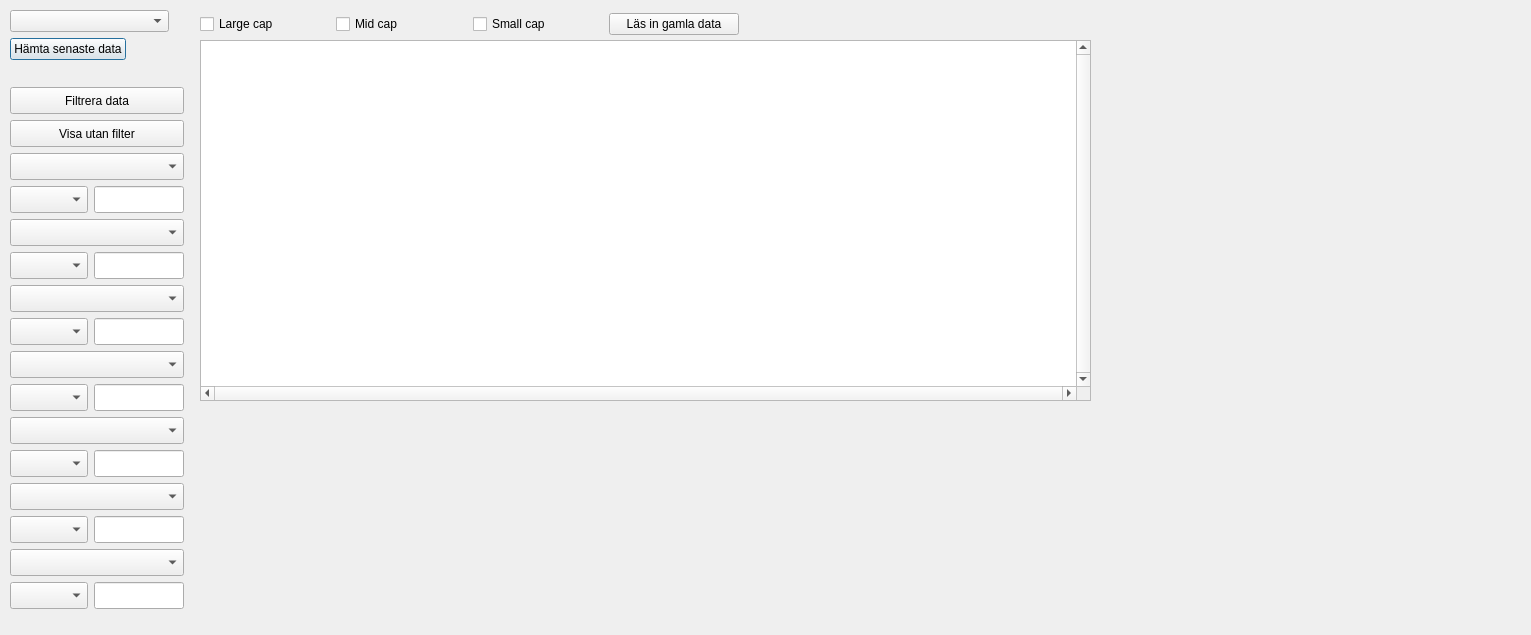
<?xml version="1.0" encoding="UTF-8"?>
<ui version="4.0">
 <class>CTableTab</class>
 <widget class="QDialog" name="CTableTab">
  <property name="geometry">
   <rect>
    <x>0</x>
    <y>0</y>
    <width>1531</width>
    <height>635</height>
   </rect>
  </property>
  <property name="sizePolicy">
   <sizepolicy hsizetype="Expanding" vsizetype="Expanding">
    <horstretch>0</horstretch>
    <verstretch>0</verstretch>
   </sizepolicy>
  </property>
  <property name="windowTitle">
   <string>Dialog</string>
  </property>
  <widget class="QTableView" name="tableView">
   <property name="geometry">
    <rect>
     <x>200</x>
     <y>40</y>
     <width>891</width>
     <height>361</height>
    </rect>
   </property>
   <property name="sizePolicy">
    <sizepolicy hsizetype="Expanding" vsizetype="Expanding">
     <horstretch>0</horstretch>
     <verstretch>0</verstretch>
    </sizepolicy>
   </property>
   <property name="styleSheet">
    <string notr="true">font: 8pt &quot;MS Shell Dlg 2&quot;;</string>
   </property>
   <property name="verticalScrollBarPolicy">
    <enum>Qt::ScrollBarAlwaysOn</enum>
   </property>
   <property name="horizontalScrollBarPolicy">
    <enum>Qt::ScrollBarAlwaysOn</enum>
   </property>
   <property name="alternatingRowColors">
    <bool>true</bool>
   </property>
   <attribute name="horizontalHeaderShowSortIndicator" stdset="0">
    <bool>true</bool>
   </attribute>
  </widget>
  <widget class="QWidget" name="layoutWidget">
   <property name="geometry">
    <rect>
     <x>10</x>
     <y>80</y>
     <width>176</width>
     <height>541</height>
    </rect>
   </property>
   <layout class="QFormLayout" name="formLayout">
    <property name="fieldGrowthPolicy">
     <enum>QFormLayout::AllNonFixedFieldsGrow</enum>
    </property>
   </layout>
  </widget>
  <widget class="QWidget" name="layoutWidget1b">
   <property name="geometry">
    <rect>
     <x>10</x>
     <y>10</y>
     <width>159</width>
     <height>62</height>
    </rect>
   </property>
   <layout class="QFormLayout" name="formLayout_2">
    <property name="fieldGrowthPolicy">
     <enum>QFormLayout::AllNonFixedFieldsGrow</enum>
    </property>
    <item row="0" column="0" colspan="2">
     <widget class="QComboBox" name="SelDataCountryComboBox"/>
    </item>
    <item row="1" column="0">
     <widget class="QPushButton" name="pushButton">
      <property name="text">
       <string>Hämta senaste data</string>
      </property>
     </widget>
    </item>
   </layout>
  </widget>
  <widget class="QWidget" name="layoutWidget1a">
   <property name="geometry">
    <rect>
     <x>200</x>
     <y>10</y>
     <width>539</width>
     <height>29</height>
    </rect>
   </property>
   <layout class="QHBoxLayout" name="horizontalLayout">
    <item>
     <widget class="QCheckBox" name="largeCapCheckBox">
      <property name="text">
       <string>Large cap</string>
      </property>
     </widget>
    </item>
    <item>
     <widget class="QCheckBox" name="midCapCheckBox">
      <property name="text">
       <string>Mid cap</string>
      </property>
     </widget>
    </item>
    <item>
     <widget class="QCheckBox" name="smallCapCheckBox">
      <property name="text">
       <string>Small cap</string>
      </property>
     </widget>
    </item>
    <item>
     <widget class="QPushButton" name="GetDbDataButton">
      <property name="text">
       <string>Läs in gamla data</string>
      </property>
     </widget>
    </item>
   </layout>
  </widget>
  <widget class="QLineEdit" name="indicatorValue7LineEdit">
   <property name="geometry">
    <rect>
     <x>94</x>
     <y>582</y>
     <width>90</width>
     <height>27</height>
    </rect>
   </property>
  </widget>
  <widget class="QLineEdit" name="indicatorValue2LineEdit">
   <property name="geometry">
    <rect>
     <x>94</x>
     <y>252</y>
     <width>90</width>
     <height>27</height>
    </rect>
   </property>
  </widget>
  <widget class="QComboBox" name="indicator5ComboBox">
   <property name="geometry">
    <rect>
     <x>10</x>
     <y>417</y>
     <width>174</width>
     <height>27</height>
    </rect>
   </property>
  </widget>
  <widget class="QComboBox" name="compareParam5ComboBox">
   <property name="geometry">
    <rect>
     <x>10</x>
     <y>450</y>
     <width>78</width>
     <height>27</height>
    </rect>
   </property>
  </widget>
  <widget class="QPushButton" name="GetDbDataButton_2">
   <property name="geometry">
    <rect>
     <x>10</x>
     <y>120</y>
     <width>174</width>
     <height>27</height>
    </rect>
   </property>
   <property name="text">
    <string>Visa utan filter</string>
   </property>
  </widget>
  <widget class="QLineEdit" name="indicatorValue6LineEdit">
   <property name="geometry">
    <rect>
     <x>94</x>
     <y>516</y>
     <width>90</width>
     <height>27</height>
    </rect>
   </property>
  </widget>
  <widget class="QComboBox" name="indicator2ComboBox">
   <property name="geometry">
    <rect>
     <x>10</x>
     <y>219</y>
     <width>174</width>
     <height>27</height>
    </rect>
   </property>
  </widget>
  <widget class="QComboBox" name="compareParam7ComboBox">
   <property name="geometry">
    <rect>
     <x>10</x>
     <y>582</y>
     <width>78</width>
     <height>27</height>
    </rect>
   </property>
  </widget>
  <widget class="QComboBox" name="compareParam4ComboBox">
   <property name="geometry">
    <rect>
     <x>10</x>
     <y>384</y>
     <width>78</width>
     <height>27</height>
    </rect>
   </property>
  </widget>
  <widget class="QComboBox" name="compareParam2ComboBox">
   <property name="geometry">
    <rect>
     <x>10</x>
     <y>252</y>
     <width>78</width>
     <height>27</height>
    </rect>
   </property>
  </widget>
  <widget class="QComboBox" name="indicator6ComboBox">
   <property name="geometry">
    <rect>
     <x>10</x>
     <y>483</y>
     <width>174</width>
     <height>27</height>
    </rect>
   </property>
  </widget>
  <widget class="QLineEdit" name="indicatorValue1LineEdit">
   <property name="geometry">
    <rect>
     <x>94</x>
     <y>186</y>
     <width>90</width>
     <height>27</height>
    </rect>
   </property>
  </widget>
  <widget class="QLineEdit" name="indicatorValue4LineEdit">
   <property name="geometry">
    <rect>
     <x>94</x>
     <y>384</y>
     <width>90</width>
     <height>27</height>
    </rect>
   </property>
  </widget>
  <widget class="QComboBox" name="indicator4ComboBox">
   <property name="geometry">
    <rect>
     <x>10</x>
     <y>351</y>
     <width>174</width>
     <height>27</height>
    </rect>
   </property>
  </widget>
  <widget class="QComboBox" name="compareParam6ComboBox">
   <property name="geometry">
    <rect>
     <x>10</x>
     <y>516</y>
     <width>78</width>
     <height>27</height>
    </rect>
   </property>
  </widget>
  <widget class="QLineEdit" name="indicatorValue3LineEdit">
   <property name="geometry">
    <rect>
     <x>94</x>
     <y>318</y>
     <width>90</width>
     <height>27</height>
    </rect>
   </property>
  </widget>
  <widget class="QLineEdit" name="indicatorValue5LineEdit">
   <property name="geometry">
    <rect>
     <x>94</x>
     <y>450</y>
     <width>90</width>
     <height>27</height>
    </rect>
   </property>
  </widget>
  <widget class="QComboBox" name="indicator7ComboBox">
   <property name="geometry">
    <rect>
     <x>10</x>
     <y>549</y>
     <width>174</width>
     <height>27</height>
    </rect>
   </property>
  </widget>
  <widget class="QComboBox" name="indicator3ComboBox">
   <property name="geometry">
    <rect>
     <x>10</x>
     <y>285</y>
     <width>174</width>
     <height>27</height>
    </rect>
   </property>
  </widget>
  <widget class="QComboBox" name="indicator1ComboBox">
   <property name="geometry">
    <rect>
     <x>10</x>
     <y>153</y>
     <width>174</width>
     <height>27</height>
    </rect>
   </property>
  </widget>
  <widget class="QPushButton" name="FilterData">
   <property name="geometry">
    <rect>
     <x>10</x>
     <y>87</y>
     <width>174</width>
     <height>27</height>
    </rect>
   </property>
   <property name="text">
    <string>Filtrera data</string>
   </property>
  </widget>
  <widget class="QComboBox" name="compareParam3ComboBox">
   <property name="geometry">
    <rect>
     <x>10</x>
     <y>318</y>
     <width>78</width>
     <height>27</height>
    </rect>
   </property>
  </widget>
  <widget class="QComboBox" name="compareParam1ComboBox">
   <property name="geometry">
    <rect>
     <x>10</x>
     <y>186</y>
     <width>78</width>
     <height>27</height>
    </rect>
   </property>
  </widget>
 </widget>
 <resources/>
 <connections/>
</ui>
